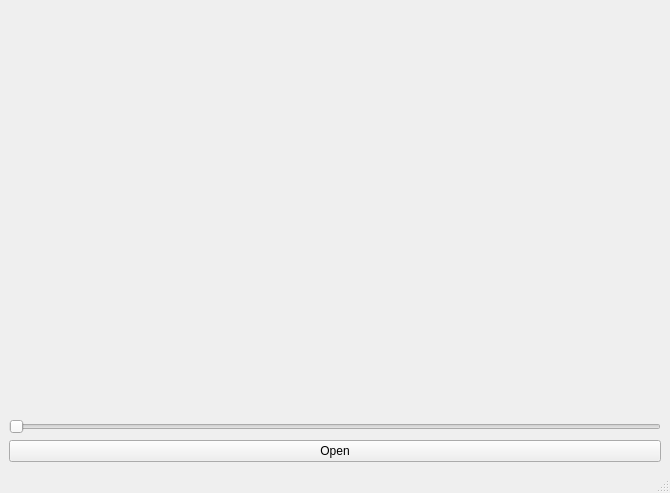
<?xml version="1.0" encoding="UTF-8"?>
<ui version="4.0">
 <class>MainWindow</class>
 <widget class="QMainWindow" name="MainWindow">
  <property name="geometry">
   <rect>
    <x>0</x>
    <y>0</y>
    <width>670</width>
    <height>493</height>
   </rect>
  </property>
  <property name="windowTitle">
   <string>MainWindow</string>
  </property>
  <widget class="QWidget" name="centralwidget">
   <layout class="QGridLayout" name="gridLayout_2">
    <item row="0" column="0">
     <layout class="QGridLayout" name="gridLayout">
      <item row="1" column="0">
       <widget class="QSlider" name="horizontalSlider">
        <property name="maximum">
         <number>10</number>
        </property>
        <property name="orientation">
         <enum>Qt::Horizontal</enum>
        </property>
       </widget>
      </item>
      <item row="0" column="0">
       <widget class="QLabel" name="picture">
        <property name="text">
         <string/>
        </property>
       </widget>
      </item>
      <item row="2" column="0">
       <widget class="QPushButton" name="open">
        <property name="cursor">
         <cursorShape>PointingHandCursor</cursorShape>
        </property>
        <property name="text">
         <string>Open</string>
        </property>
       </widget>
      </item>
     </layout>
    </item>
   </layout>
  </widget>
  <widget class="QMenuBar" name="menubar">
   <property name="geometry">
    <rect>
     <x>0</x>
     <y>0</y>
     <width>670</width>
     <height>17</height>
    </rect>
   </property>
  </widget>
  <widget class="QStatusBar" name="statusbar"/>
 </widget>
 <resources/>
 <connections/>
</ui>
